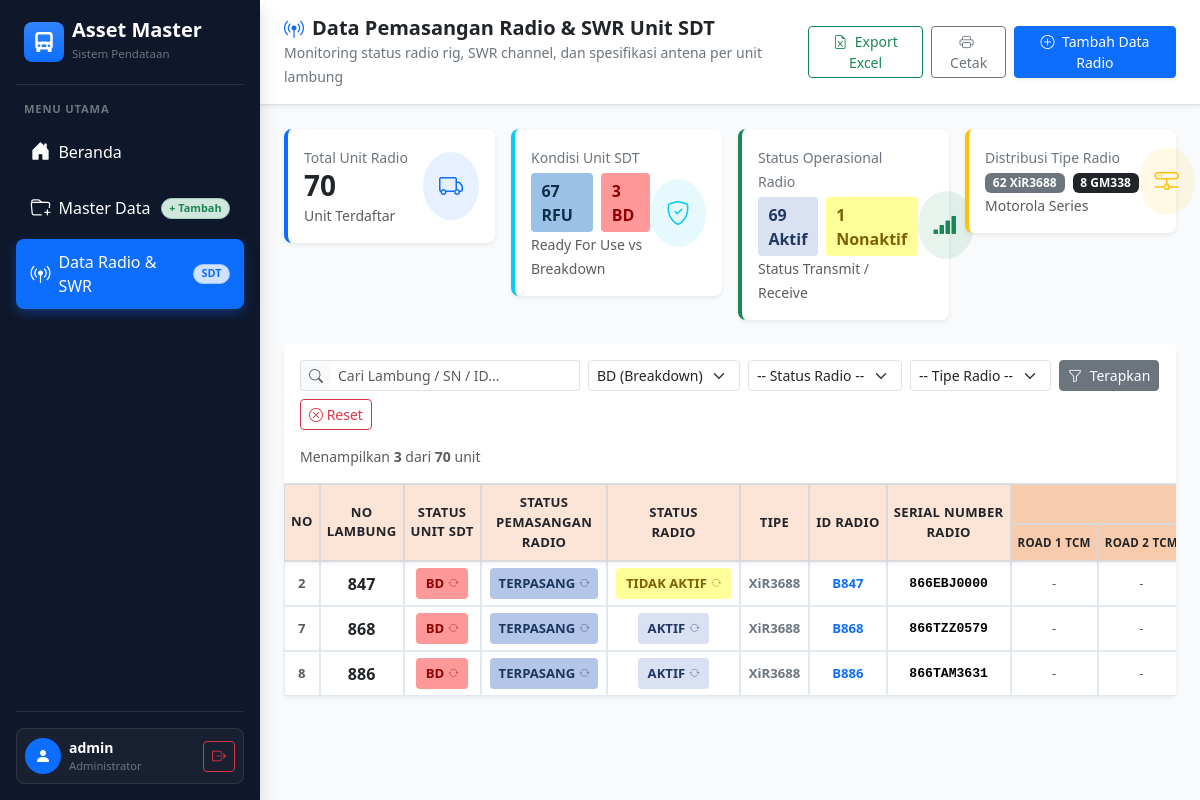
Page /radio_sdt.php?unit_sdt=BD (signed in) on the committed database.
### tables this page shows
CREATE TABLE IF NOT EXISTS `radio_sdt` (
    `id` INT AUTO_INCREMENT PRIMARY KEY,
    `no_urut` INT NULL,
    `no_lambung` VARCHAR(50) NOT NULL,
    `status_unit_sdt` VARCHAR(50) NOT NULL DEFAULT 'RFU',
    `status_pemasangan_radio` VARCHAR(50) NOT NULL DEFAULT 'TERPASANG',
    `status_radio` VARCHAR(50) NOT NULL DEFAULT 'AKTIF',
    `tipe_radio` VARCHAR(100) NOT NULL DEFAULT 'XiR3688',
    `id_radio` VARCHAR(50) NOT NULL,
    `serial_number_radio` VARCHAR(100) NOT NULL,
    `swr_road1_tcm` VARCHAR(50) NULL DEFAULT '',
    `swr_road2_tcm` VARCHAR(50) NULL DEFAULT '',
    `swr_haulrod_bek` VARCHAR(50) NULL DEFAULT '',
    `swr_office_lma` VARCHAR(50) NULL DEFAULT '',
    `swr_ert_bunyut` VARCHAR(50) NULL DEFAULT '',
    `swr_ert_bek` VARCHAR(50) NULL DEFAULT '',
    `swr_bengkirai` VARCHAR(50) NULL DEFAULT '',
    `antena_jenis` VARCHAR(50) NULL DEFAULT '',
    `antena_ukuran` VARCHAR(50) NULL DEFAULT '',
    `keterangan` TEXT NULL,
    `created_at` TIMESTAMP DEFAULT CURRENT_TIMESTAMP,
    `updated_at` TIMESTAMP DEFAULT CURRENT_TIMESTAMP ON UPDATE CURRENT_TIMESTAMP,
    UNIQUE KEY `uq_radio_lambung` (`no_lambung`)
);

### radio_sdt.php (the view, shortened to what the rows shown need)
<?php
require_once 'koneksi.php';
$filterUnit   = isset($_GET['unit_sdt']) ? trim($_GET['unit_sdt']) : '';
$whereClauses = [];
$params       = [];
if ($filterUnit !== '') {
    $whereClauses[] = "status_unit_sdt = :unit_sdt";
    $params[':unit_sdt'] = $filterUnit;
}
$whereSql = '';
if (!empty($whereClauses)) {
    $whereSql = 'WHERE ' . implode(' AND ', $whereClauses);
}
$sql = "SELECT * FROM radio_sdt $whereSql ORDER BY id ASC";
$stmt = $pdo->prepare($sql);
$stmt->execute($params);
$radios = $stmt->fetchAll();
?>
<!DOCTYPE html>
<html lang="id">
<head>
    <link href="https://cdn.jsdelivr.net/npm/bootstrap@5.3.3/dist/css/bootstrap.min.css" rel="stylesheet">
    <link href="https://cdn.jsdelivr.net/npm/bootstrap-icons@1.11.3/font/bootstrap-icons.min.css" rel="stylesheet">
</head>
<body>
    <div id="layout-wrapper">
        <div id="content-wrapper">
            <main class="p-4">
                <div class="card border-0 shadow-sm rounded-3">
                    <div class="table-responsive" style="max-height: 720px;">
                        <table class="table table-bordered table-hover table-radio mb-0">
                            <thead class="sticky-top shadow-sm">
                                <tr>
                                    <th rowspan="2" style="width: 40px;">NO</th>
                                    <th rowspan="2">NO<br>LAMBUNG</th>
                                    <th rowspan="2">STATUS<br>UNIT SDT</th>
                                    <th rowspan="2">STATUS<br>PEMASANGAN<br>RADIO</th>
                                    <th rowspan="2">STATUS<br>RADIO</th>
                                    <th rowspan="2">TIPE</th>
                                    <th rowspan="2">ID RADIO</th>
                                    <th rowspan="2">SERIAL NUMBER<br>RADIO</th>
                                    <th colspan="7" class="th-swr">SWR</th>
                                </tr>
                                <tr>
                                    <th class="th-swr" style="font-size: 0.72rem;">ROAD 1 TCM</th>
                                    <th class="th-swr" style="font-size: 0.72rem;">ROAD 2 TCM</th>
                                </tr>
                            </thead>
                            <tbody>
                                <?php if (empty($radios)): ?>
                                    <tr>
                                        <td colspan="19" class="text-center py-5 text-muted">
                                            <i class="bi bi-inbox fs-1 d-block mb-2 text-secondary opacity-50"></i>
                                            Tidak ada data radio unit yang cocok dengan filter atau pencarian.
                                        </td>
                                    </tr>
                                <?php else: ?>
                                    <?php
                                    $no = 1;
                                    foreach ($radios as $row):
                                    ?>
                                        <tr>
                                            <td class="text-center text-muted fw-bold"><?= $row['no_urut'] ? $row['no_urut'] : $no; ?></td>
                                            <td class="text-center fw-bold text-dark fs-6"><?= htmlspecialchars($row['no_lambung']); ?></td>
                                            <td class="text-center">
                                                <span class="status-badge-btn <?= ($row['status_unit_sdt'] === 'BD') ? 'badge-bd' : 'badge-rfu'; ?>"
                                                      data-id="<?= $row['id']; ?>"
                                                      data-field="status_unit_sdt"
                                                      data-current="<?= htmlspecialchars($row['status_unit_sdt']); ?>"
                                                      title="Klik untuk ganti: RFU ↔ BD">
                                                    <span class="badge-text"><?= htmlspecialchars($row['status_unit_sdt']); ?></span>
                                                    <i class="bi bi-arrow-repeat opacity-50" style="font-size: 0.65rem;"></i>
                                                </span>
                                            </td>
                                            <td class="text-center">
                                                <?php
                                                $pasangCls = 'badge-terpasang';
                                                ?>
                                                <span class="status-badge-btn <?= $pasangCls; ?>"
                                                      data-id="<?= $row['id']; ?>"
                                                      data-field="status_pemasangan_radio"
                                                      data-current="<?= htmlspecialchars($row['status_pemasangan_radio']); ?>"
                                                      title="Klik untuk ganti status pemasangan">
                                                    <span class="badge-text"><?= htmlspecialchars($row['status_pemasangan_radio']); ?></span>
                                                    <i class="bi bi-arrow-repeat opacity-50" style="font-size: 0.65rem;"></i>
                                                </span>
                                            </td>
                                            <td class="text-center">
                                                <span class="status-badge-btn <?= ($row['status_radio'] === 'TIDAK AKTIF') ? 'badge-tidak-aktif' : 'badge-aktif'; ?>"
                                                      data-id="<?= $row['id']; ?>"
                                                      data-field="status_radio"
                                                      data-current="<?= htmlspecialchars($row['status_radio']); ?>"
                                                      title="Klik untuk ganti: AKTIF ↔ TIDAK AKTIF">
                                                    <span class="badge-text"><?= htmlspecialchars($row['status_radio']); ?></span>
                                                    <i class="bi bi-arrow-repeat opacity-50" style="font-size: 0.65rem;"></i>
                                                </span>
                                            </td>
                                            <td class="text-center fw-semibold text-secondary"><?= htmlspecialchars($row['tipe_radio']); ?></td>
                                            <td class="text-center fw-bold text-primary"><?= htmlspecialchars($row['id_radio']); ?></td>
                                            <td class="text-center font-monospace fw-semibold"><?= htmlspecialchars($row['serial_number_radio']); ?></td>
                                            <td class="text-center text-muted"><?= htmlspecialchars($row['swr_road1_tcm']) ?: '-'; ?></td>
                                            <td class="text-center text-muted"><?= htmlspecialchars($row['swr_road2_tcm']) ?: '-'; ?></td>
                                        </tr>
                                    <?php
                                    $no++;
                                    endforeach;
                                    ?>
                                <?php endif; ?>
                            </tbody>
                        </table>
                    </div>
                </div>
            </main>
        </div>
    </div>
</body>
</html>

### rows in the picture
radio_sdt: no_urut "2", no_lambung "847", status_unit_sdt "BD", status_pemasangan_radio "TERPASANG", status_radio "TIDAK AKTIF", tipe_radio "XiR3688", id_radio "B847", serial_number_radio "866EBJ0000", swr_road1_tcm "-", swr_road2_tcm "-"
radio_sdt: no_urut "7", no_lambung "868", status_unit_sdt "BD", status_pemasangan_radio "TERPASANG", status_radio "AKTIF", tipe_radio "XiR3688", id_radio "B868", serial_number_radio "866TZZ0579", swr_road1_tcm "-", swr_road2_tcm "-"
radio_sdt: no_urut "8", no_lambung "886", status_unit_sdt "BD", status_pemasangan_radio "TERPASANG", status_radio "AKTIF", tipe_radio "XiR3688", id_radio "B886", serial_number_radio "866TAM3631", swr_road1_tcm "-", swr_road2_tcm "-"

### other values in the picture
$_SESSION['username'] "admin"
$statTotal "70"
$statRFU "67"
$statBD "3"
$statAktif "69"
$statNonaktif "1"
$statXiR "62"
$statGM "8"
count($radios) "3"
